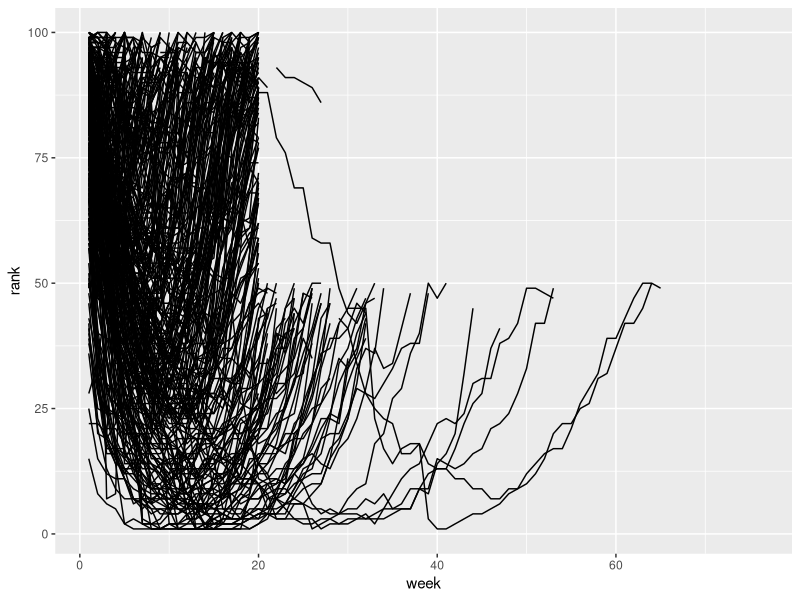
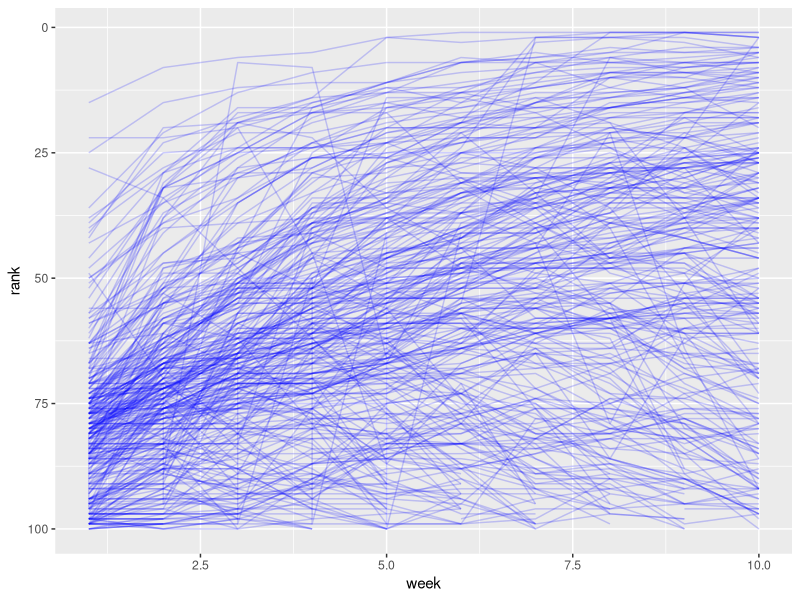

Generate these figures, in order, with R: (Note: this script raises an error after producing the figures.)
# goal: pivot data to make it tidy

library(tidyverse)

b2 <- billboard |> pivot_longer ( # pivot (original is 317x79, new is 24092x5)
  cols = starts_with("wk"),       # select all cols starting with 'wk;
  names_to = "week",              # store them all in a new col 'weeks'
  values_to = "rank"              # use the values from 'rank'
) |> mutate(                      # after, mutate modifies or adds columns
  week = parse_number(week)      # new week column has values 1,2,3.. from wk1,w2,w3..
)
ggplot(b2,mapping=aes(x=week,y=rank,group=track)) + geom_line()

# How many rank values are missing?
r = b2 |> pull(rank)
mean(is.na(r)) # 0.7797194 this means 78% of data is missing a value!

b3 <- filter(b2, week<=10)
ggplot(b3, mapping = aes(x = week, y = rank, group = track)) + 
  geom_line(alpha = 0.2, color = "blue") +
  scale_y_reverse()

# Finding some #1 songs
filter(b2, rank == 1) |> distinct(track) |> pull(track)

# Find all data for no 1 tracks
b4 <- filter(b2, track %in% no1track)

b5 <- billboard
q = b5 |> pull('wk')
